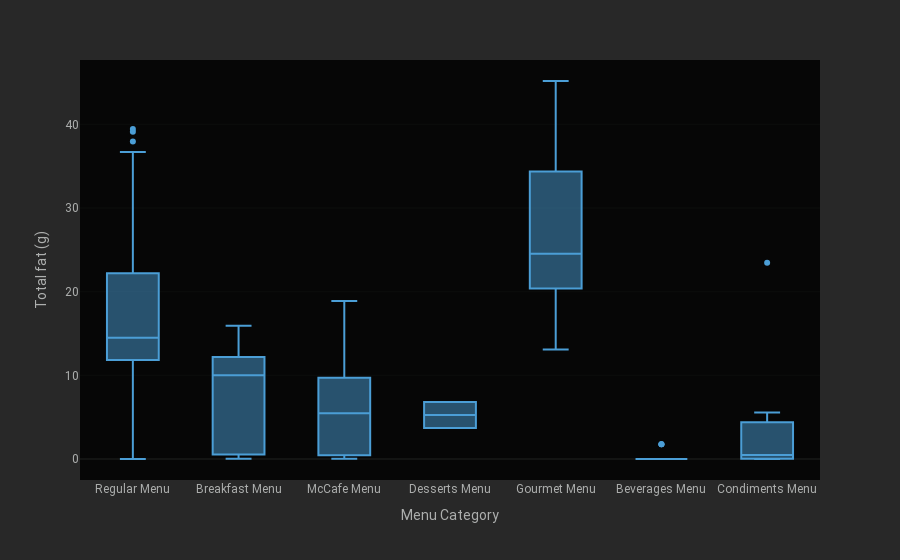

The notebook cell saved with this chart:
### Code cell
px.box(tabela, x = 'Menu Category', y = 'Total fat (g)' ,template = 'cyborg')

### Figure 1 — Plotly figure (JSON) as saved in the notebook; plotly's stock layout.template omitted (floating-point values rounded to 4 significant figures; data arrays with more than 128 entries replaced by an {"elided": "..."} marker saying what was removed)
{"data": [{"alignmentgroup": "True", "hovertemplate": "Menu Category=%{x}<br>Total fat (g)=%{y}<extra></extra>", "legendgroup": "", "marker": {"color": "#4b9ed6"}, "name": "", "notched": false, "offsetgroup": "", "orientation": "v", "showlegend": false, "type": "box", "x": {"elided": "141 str values"}, "x0": " ", "xaxis": "x", "y": {"elided": "141 float values"}, "y0": " ", "yaxis": "y"}], "layout": {"boxmode": "group", "legend": {"tracegroupgap": 0}, "margin": {"t": 60}, "xaxis": {"anchor": "y", "domain": [0, 1], "title": {"text": "Menu Category"}}, "yaxis": {"anchor": "x", "domain": [0, 1], "title": {"text": "Total fat (g)"}}}}
